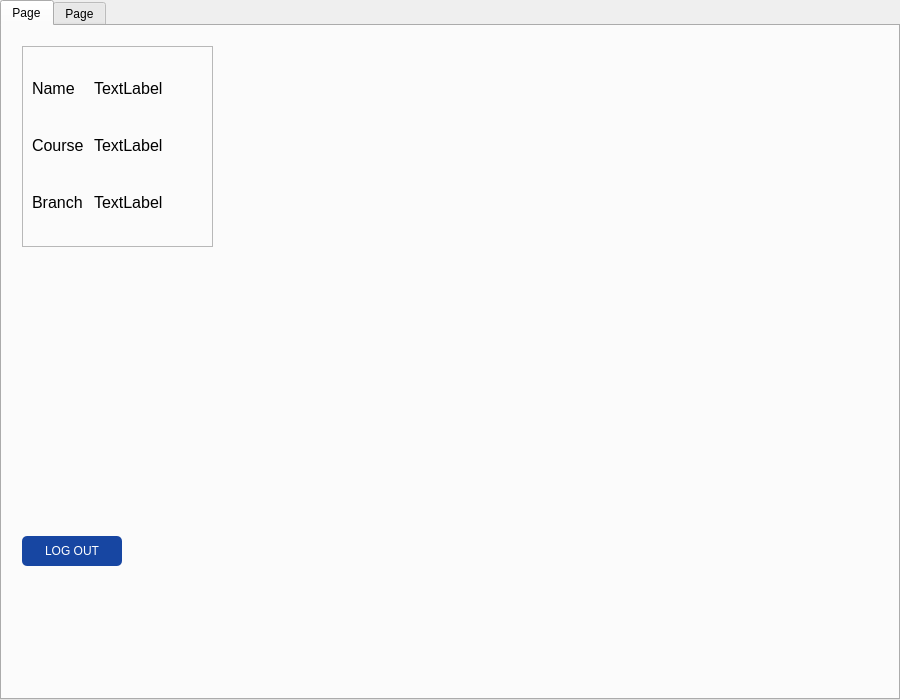
<?xml version="1.0" encoding="UTF-8"?>
<ui version="4.0">
 <class>dashboard</class>
 <widget class="QTabWidget" name="dashboard">
  <property name="geometry">
   <rect>
    <x>0</x>
    <y>0</y>
    <width>900</width>
    <height>700</height>
   </rect>
  </property>
  <property name="sizePolicy">
   <sizepolicy hsizetype="Fixed" vsizetype="Fixed">
    <horstretch>0</horstretch>
    <verstretch>0</verstretch>
   </sizepolicy>
  </property>
  <property name="minimumSize">
   <size>
    <width>900</width>
    <height>700</height>
   </size>
  </property>
  <property name="maximumSize">
   <size>
    <width>900</width>
    <height>700</height>
   </size>
  </property>
  <property name="windowTitle">
   <string>TabWidget</string>
  </property>
  <property name="currentIndex">
   <number>0</number>
  </property>
  <widget class="QWidget" name="studentInfoTab">
   <attribute name="title">
    <string>Page</string>
   </attribute>
   <widget class="QPushButton" name="backButton">
    <property name="geometry">
     <rect>
      <x>20</x>
      <y>510</y>
      <width>100</width>
      <height>30</height>
     </rect>
    </property>
    <property name="sizePolicy">
     <sizepolicy hsizetype="Fixed" vsizetype="Fixed">
      <horstretch>0</horstretch>
      <verstretch>0</verstretch>
     </sizepolicy>
    </property>
    <property name="styleSheet">
     <string notr="true">QPushButton{
background-color : #1746A2 ;
border-radius : 5px ;
color : white ;
}

QPushButton:hover{
background-color : #1565C0;
}
</string>
    </property>
    <property name="text">
     <string>LOG OUT</string>
    </property>
   </widget>
   <widget class="QFrame" name="loginFrame">
    <property name="geometry">
     <rect>
      <x>20</x>
      <y>20</y>
      <width>191</width>
      <height>201</height>
     </rect>
    </property>
    <property name="sizePolicy">
     <sizepolicy hsizetype="Fixed" vsizetype="Fixed">
      <horstretch>0</horstretch>
      <verstretch>0</verstretch>
     </sizepolicy>
    </property>
    <property name="frameShape">
     <enum>QFrame::StyledPanel</enum>
    </property>
    <property name="frameShadow">
     <enum>QFrame::Raised</enum>
    </property>
    <layout class="QFormLayout" name="formLayout">
     <property name="horizontalSpacing">
      <number>10</number>
     </property>
     <property name="verticalSpacing">
      <number>15</number>
     </property>
     <item row="0" column="0">
      <widget class="QLabel" name="label">
       <property name="sizePolicy">
        <sizepolicy hsizetype="Fixed" vsizetype="Fixed">
         <horstretch>0</horstretch>
         <verstretch>0</verstretch>
        </sizepolicy>
       </property>
       <property name="minimumSize">
        <size>
         <width>50</width>
         <height>20</height>
        </size>
       </property>
       <property name="font">
        <font>
         <pointsize>12</pointsize>
         <bold>false</bold>
        </font>
       </property>
       <property name="text">
        <string>Name</string>
       </property>
      </widget>
     </item>
     <item row="0" column="1">
      <widget class="QLabel" name="nameLabel">
       <property name="sizePolicy">
        <sizepolicy hsizetype="Expanding" vsizetype="Expanding">
         <horstretch>0</horstretch>
         <verstretch>0</verstretch>
        </sizepolicy>
       </property>
       <property name="minimumSize">
        <size>
         <width>100</width>
         <height>20</height>
        </size>
       </property>
       <property name="font">
        <font>
         <pointsize>12</pointsize>
        </font>
       </property>
       <property name="text">
        <string>TextLabel</string>
       </property>
      </widget>
     </item>
     <item row="1" column="0">
      <widget class="QLabel" name="label_2">
       <property name="sizePolicy">
        <sizepolicy hsizetype="Fixed" vsizetype="Fixed">
         <horstretch>0</horstretch>
         <verstretch>0</verstretch>
        </sizepolicy>
       </property>
       <property name="minimumSize">
        <size>
         <width>50</width>
         <height>20</height>
        </size>
       </property>
       <property name="font">
        <font>
         <pointsize>12</pointsize>
         <bold>false</bold>
        </font>
       </property>
       <property name="text">
        <string>Course</string>
       </property>
      </widget>
     </item>
     <item row="1" column="1">
      <widget class="QLabel" name="CourseLabel">
       <property name="sizePolicy">
        <sizepolicy hsizetype="Expanding" vsizetype="Expanding">
         <horstretch>0</horstretch>
         <verstretch>0</verstretch>
        </sizepolicy>
       </property>
       <property name="minimumSize">
        <size>
         <width>100</width>
         <height>20</height>
        </size>
       </property>
       <property name="font">
        <font>
         <pointsize>12</pointsize>
        </font>
       </property>
       <property name="text">
        <string>TextLabel</string>
       </property>
      </widget>
     </item>
     <item row="2" column="0">
      <widget class="QLabel" name="label_3">
       <property name="sizePolicy">
        <sizepolicy hsizetype="Fixed" vsizetype="Fixed">
         <horstretch>0</horstretch>
         <verstretch>0</verstretch>
        </sizepolicy>
       </property>
       <property name="minimumSize">
        <size>
         <width>50</width>
         <height>20</height>
        </size>
       </property>
       <property name="font">
        <font>
         <pointsize>12</pointsize>
         <bold>false</bold>
        </font>
       </property>
       <property name="text">
        <string>Branch</string>
       </property>
      </widget>
     </item>
     <item row="2" column="1">
      <widget class="QLabel" name="BranchLabel">
       <property name="sizePolicy">
        <sizepolicy hsizetype="Expanding" vsizetype="Expanding">
         <horstretch>0</horstretch>
         <verstretch>0</verstretch>
        </sizepolicy>
       </property>
       <property name="minimumSize">
        <size>
         <width>100</width>
         <height>20</height>
        </size>
       </property>
       <property name="font">
        <font>
         <pointsize>12</pointsize>
        </font>
       </property>
       <property name="text">
        <string>TextLabel</string>
       </property>
      </widget>
     </item>
    </layout>
   </widget>
  </widget>
  <widget class="QWidget" name="tab_2">
   <attribute name="title">
    <string>Page</string>
   </attribute>
   <widget class="QTableView" name="tableView">
    <property name="geometry">
     <rect>
      <x>20</x>
      <y>10</y>
      <width>851</width>
      <height>561</height>
     </rect>
    </property>
   </widget>
  </widget>
 </widget>
 <resources/>
 <connections/>
</ui>
